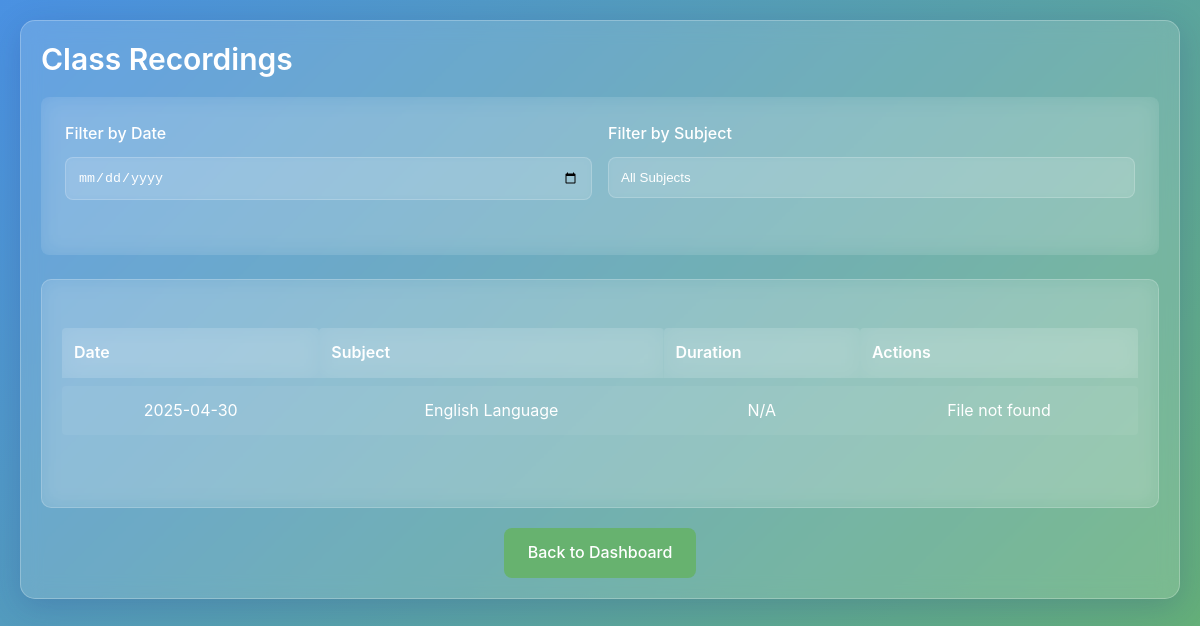
The page /teacher/view_recordings.php (signed in) on the database as committed earlier.
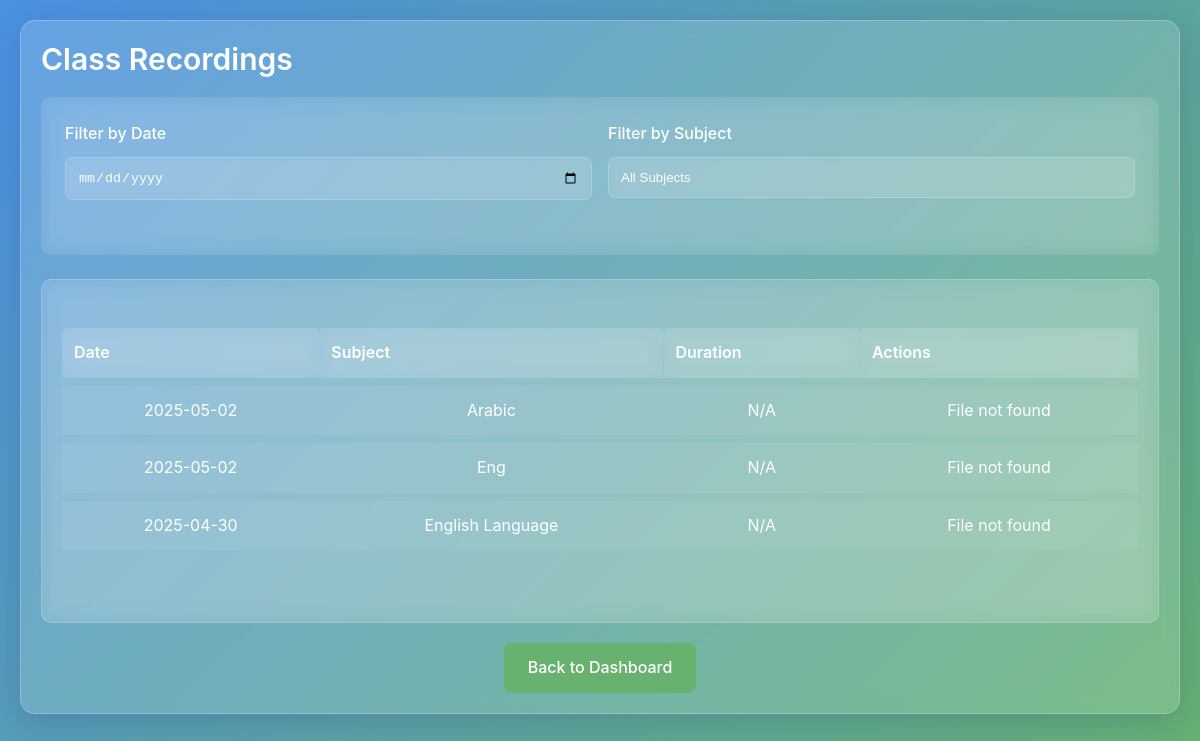
The same page on the database as committed later.
### tables this page shows
CREATE TABLE `recordings` (
  `id` int NOT NULL,
  `teacher_id` int DEFAULT NULL,
  `class_id` int DEFAULT NULL,
  `subject_id` int DEFAULT NULL,
  `recording_path` varchar(255) NOT NULL,
  `start_time` datetime NOT NULL,
  `end_time` datetime NOT NULL,
  `created_at` timestamp NOT NULL DEFAULT CURRENT_TIMESTAMP
);

CREATE TABLE `subjects` (
  `id` int NOT NULL,
  `school_id` int NOT NULL,
  `subject_name` varchar(100) NOT NULL,
  `description` varchar(255) DEFAULT NULL,
  `class_id` int DEFAULT NULL,
  `created_by` int DEFAULT NULL,
  `created_at` timestamp NOT NULL DEFAULT CURRENT_TIMESTAMP
);

### teacher/view_recordings.php (the view, shortened to what this page needs)
<?php
include '../includes/db.php';
try {
    $teacher_id = $_SESSION['user_id'];
    $query = "SELECT r.id, r.start_time, r.recording_path, s.subject_name, c.class_name
              FROM recordings r
              LEFT JOIN subjects s ON r.subject_id = s.id
              LEFT JOIN classes c ON r.class_id = c.id
              WHERE r.teacher_id = ?
              ORDER BY r.start_time DESC";
    $stmt = $pdo->prepare($query);
    $stmt->execute([$teacher_id]);
    $results = $stmt->fetchAll();
} catch (Exception $e) {
    die("Error: " . $e->getMessage());
}
?>
<!DOCTYPE html>
<html>
<head>
    <link rel="stylesheet" href="https://cdnjs.cloudflare.com/ajax/libs/font-awesome/6.0.0/css/all.min.css">
    <link rel="stylesheet" href="../assets/styles.css">
</head>
<body>
    <div class="container">
        <h2 class="text-white mb-4">Class Recordings</h2>
        <div class="filters">
            <div class="filter-group">
                <div class="form-group">
                    <label for="dateFilter">Filter by Date</label>
                    <input type="date" id="dateFilter" class="form-control">
                </div>
                <div class="form-group">
                    <label for="subjectFilter">Filter by Subject</label>
                    <select id="subjectFilter" class="form-control">
                        <option value="">All Subjects</option>
                    </select>
                </div>
            </div>
        </div>
        <div class="card">
            <div class="table-responsive">
                <table class="recordings-table">
                    <thead>
                        <tr>
                            <th>Date</th>
                            <th>Subject</th>
                            <th>Duration</th>
                            <th>Actions</th>
                        </tr>
                    </thead>
                    <tbody id="recordingsList">
                        <?php foreach ($results as $row): ?>
                            <tr>
                                <td><?= htmlspecialchars(date('Y-m-d', strtotime($row['start_time']))) ?></td>
                                <td><?= htmlspecialchars($row['subject_name'] ?? 'N/A') ?></td>
                                <td><?= htmlspecialchars('N/A') ?></td>
                                <td>
                                    <?php
                                    $cleanPath = preg_replace('/^recordings\//', '', $row['recording_path']);
                                    $audioPath = '../recordings/' . $cleanPath;
                                    $fullPath = dirname(__DIR__) . '/recordings/' . $cleanPath;
                                    ?>
                                    <?php if (file_exists($fullPath)): ?>
                                        <button class="btn" onclick="playRecording('<?= htmlspecialchars($audioPath) ?>')">
                                            <i class="fas fa-play"></i>
                                        </button>
                                        <a href="<?= htmlspecialchars($audioPath) ?>" download class="btn">
                                            <i class="fas fa-download"></i>
                                        </a>
                                        <!-- <?php if ($_SESSION['role'] === 'admin' || $row['teacher_id'] === $_SESSION['user_id']): ?>
                                            <button class="btn" onclick="deleteRecording(<?= $row['id'] ?>)">
                                                <i class="fas fa-trash"></i>
                                            </button>
                                        <?php endif; ?> -->
                                    <?php else: ?>
                                        File not found
                                    <?php endif; ?>
                                </td>
                            </tr>
                        <?php endforeach; ?>
                    </tbody>
                </table>
            </div>
        </div>
        <div class="mt-4 text-center">
            <a href="dashboard.php" class="btn">Back to Dashboard</a>
        </div>
    </div>
</body>
</html>

Rows that differ between the two databases and show on the page:
added recordings: start_time "2025-05-02", subject.subject_name "Arabic", shows "File not found"
added recordings: start_time "2025-05-02", subject.subject_name "Eng", shows "File not found"
